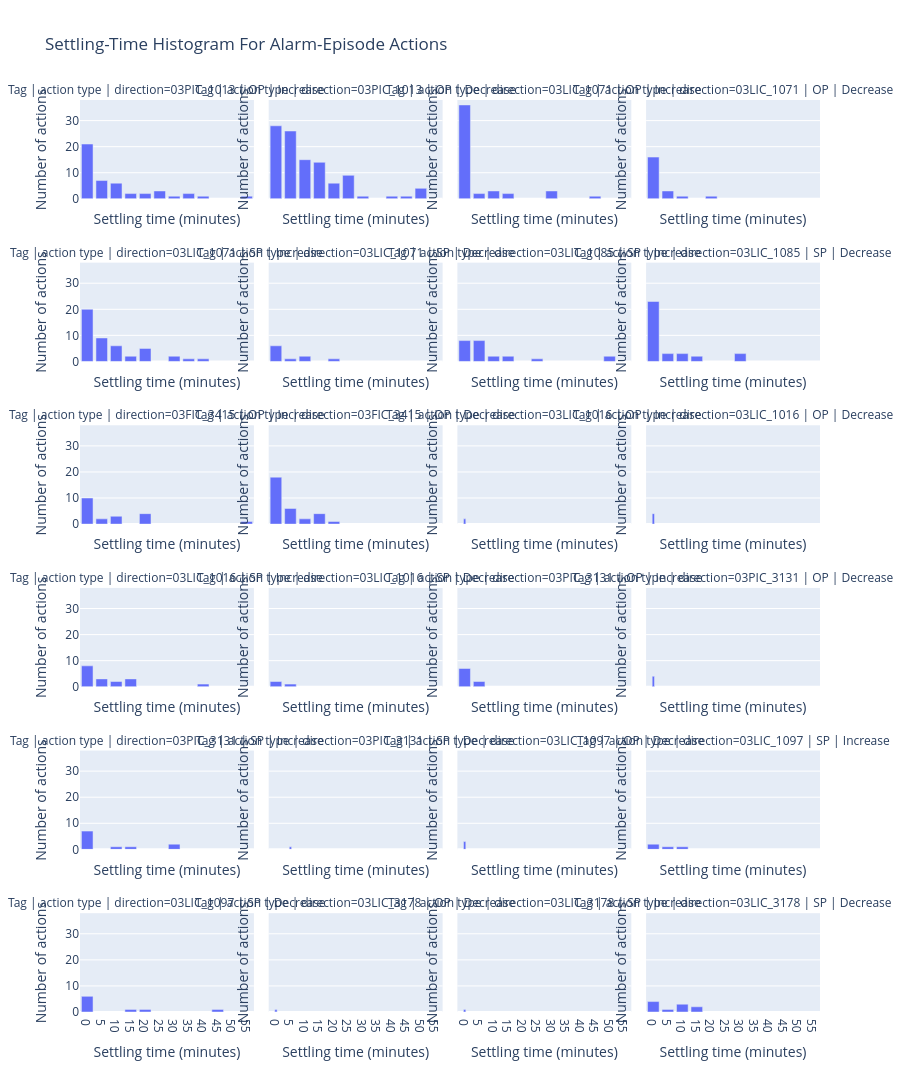

The notebook cell saved with this chart:
### Code cell
# ── Visual 1: Settling-time histogram with action-magnitude stats ────────
hist_df = response_df.dropna(subset=['settling_time_mins', 'abs_op_delta']).copy()
tag_counts = hist_df['source_tag'].value_counts()
hist_tags = tag_counts[tag_counts >= 10].index.tolist()
hist_df = hist_df[hist_df['source_tag'].isin(hist_tags)].copy()

BIN_WIDTH = 5
max_settling = hist_df['settling_time_mins'].max()
bin_edges = np.arange(0, np.ceil(max_settling / BIN_WIDTH) * BIN_WIDTH + BIN_WIDTH, BIN_WIDTH)
hist_df['settling_bin'] = pd.cut(
    hist_df['settling_time_mins'],
    bins=bin_edges,
    right=False,
    include_lowest=True,
)
hist_df = hist_df.dropna(subset=['settling_bin']).copy()
hist_df['bin_start'] = hist_df['settling_bin'].map(lambda interval: float(interval.left)).astype(float)
hist_df['bin_end'] = hist_df['bin_start'] + BIN_WIDTH
hist_df['bin_label'] = hist_df.apply(
    lambda row: f"{int(row['bin_start'])}-{int(row['bin_end'])} min", axis=1
)

hist_summary = hist_df.groupby([
    'source_tag', 'change_type', 'action_direction', 'bin_start', 'bin_end', 'bin_label'
]).agg(
    n_actions=('event_time', 'count'),
    median_settling_time=('settling_time_mins', 'median'),
    min_action_change=('abs_op_delta', 'min'),
    median_action_change=('abs_op_delta', 'median'),
    mean_action_change=('abs_op_delta', 'mean'),
    max_action_change=('abs_op_delta', 'max'),
).reset_index()

hist_summary['panel'] = (
    hist_summary['source_tag']
    + ' | '
    + hist_summary['change_type']
    + ' | '
    + hist_summary['action_direction'].str.title()
)
panel_order = []
for tag in hist_tags:
    for change_type in ['OP', 'SP']:
        for direction in ['increase', 'decrease']:
            panel_name = f'{tag} | {change_type} | {direction.title()}'
            if panel_name in hist_summary['panel'].values:
                panel_order.append(panel_name)

fig = px.bar(
    hist_summary,
    x='bin_start',
    y='n_actions',
    facet_col='panel',
    facet_col_wrap=4,
    category_orders={'panel': panel_order},
    custom_data=[
        'source_tag', 'change_type', 'action_direction', 'bin_label', 'n_actions',
        'min_action_change', 'median_action_change', 'mean_action_change', 'max_action_change',
        'median_settling_time'
    ],
    title='Settling-Time Histogram For Alarm-Episode Actions',
    labels={
        'bin_start': 'Settling-time bin start (minutes)',
        'n_actions': 'Number of actions',
        'panel': 'Tag | action type | direction'
    }
)

fig.update_traces(
    hovertemplate=(
        'Tag: %{customdata[0]}<br>'
        'Action type: %{customdata[1]}<br>'
        'Direction: %{customdata[2]}<br>'
        'Settling-time bin: %{customdata[3]}<br>'
        'Actions in bin: %{customdata[4]}<br>'
        'Median settling time: %{customdata[9]:.1f} min<br>'
        'Min |change|: %{customdata[5]:.2f}<br>'
        'Median |change|: %{customdata[6]:.2f}<br>'
        'Mean |change|: %{customdata[7]:.2f}<br>'
        'Max |change|: %{customdata[8]:.2f}<extra></extra>'
    )
)

fig.update_xaxes(
    tickmode='linear',
    dtick=BIN_WIDTH,
    title_text='Settling time (minutes)'
)
fig.update_yaxes(title_text='Number of actions')
fig.update_layout(height=max(600, 260 * int(np.ceil(max(len(panel_order), 1) / 4))))
fig.show()

### Figure 1 — Plotly figure (JSON) as saved in the notebook; plotly's stock layout.template omitted (floating-point values rounded to 4 significant figures)
{"data": [{"customdata": [["03PIC_1013", "OP", "increase", "0-5 min", 21, 0.1, 1, 1.04, 2, 3], ["03PIC_1013", "OP", "increase", "5-10 min", 7, 0.1, 1, 1.157, 2, 8], ["03PIC_1013", "OP", "increase", "10-15 min", 6, 0.1, 2, 1.367, 2, 11], ["03PIC_1013", "OP", "increase", "15-20 min", 2, 0.1, 0.1, 0.1, 0.1, 16], ["03PIC_1013", "OP", "increase", "20-25 min", 2, 1, 1, 1, 1, 20], ["03PIC_1013", "OP", "increase", "25-30 min", 3, 1, 2, 1.667, 2, 27], ["03PIC_1013", "OP", "increase", "30-35 min", 1, 1, 1, 1, 1, 34], ["03PIC_1013", "OP", "increase", "35-40 min", 2, 2, 2, 2, 2, 36.5], ["03PIC_1013", "OP", "increase", "40-45 min", 1, 2, 2, 2, 2, 40], ["03PIC_1013", "OP", "increase", "55-60 min", 1, 1, 1, 1, 1, 56]], "hovertemplate": "Tag: %{customdata[0]}<br>Action type: %{customdata[1]}<br>Direction: %{customdata[2]}<br>Settling-time bin: %{customdata[3]}<br>Actions in bin: %{customdata[4]}<br>Median settling time: %{customdata[9]:.1f} min<br>Min |change|: %{customdata[5]:.2f}<br>Median |change|: %{customdata[6]:.2f}<br>Mean |change|: %{customdata[7]:.2f}<br>Max |change|: %{customdata[8]:.2f}<extra></extra>", "legendgroup": "", "marker": {"color": "#636efa", "pattern": {"shape": ""}}, "name": "", "orientation": "v", "showlegend": false, "textposition": "auto", "type": "bar", "x": [0.0, 5.0, 10.0, 15.0, 20.0, 25.0, 30.0, 35.0, 40.0, 55.0], "xaxis": "x21", "y": [21, 7, 6, 2, 2, 3, 1, 2, 1, 1], "yaxis": "y21"}, {"customdata": [["03PIC_1013", "OP", "decrease", "0-5 min", 28, 0.1, 2, 1.475, 2, 3], ["03PIC_1013", "OP", "decrease", "5-10 min", 26, 0.1, 2, 1.458, 2, 7], ["03PIC_1013", "OP", "decrease", "10-15 min", 15, 1, 1.829, 1.678, 2, 13], ["03PIC_1013", "OP", "decrease", "15-20 min", 14, 0.1, 2, 1.557, 2, 17], ["03PIC_1013", "OP", "decrease", "20-25 min", 6, 0.1, 2, 1.683, 2, 21], ["03PIC_1013", "OP", "decrease", "25-30 min", 9, 0.9714, 1, 1.33, 2, 27], ["03PIC_1013", "OP", "decrease", "30-35 min", 1, 2, 2, 2, 2, 32], ["03PIC_1013", "OP", "decrease", "40-45 min", 1, 1, 1, 1, 1, 42], ["03PIC_1013", "OP", "decrease", "45-50 min", 1, 0.1, 0.1, 0.1, 0.1, 46], ["03PIC_1013", "OP", "decrease", "50-55 min", 4, 1, 1.581, 1.551, 2.041, 52.5]], "hovertemplate": "Tag: %{customdata[0]}<br>Action type: %{customdata[1]}<br>Direction: %{customdata[2]}<br>Settling-time bin: %{customdata[3]}<br>Actions in bin: %{customdata[4]}<br>Median settling time: %{customdata[9]:.1f} min<br>Min |change|: %{customdata[5]:.2f}<br>Median |change|: %{customdata[6]:.2f}<br>Mean |change|: %{customdata[7]:.2f}<br>Max |change|: %{customdata[8]:.2f}<extra></extra>", "legendgroup": "", "marker": {"color": "#636efa", "pattern": {"shape": ""}}, "name": "", "orientation": "v", "showlegend": false, "textposition": "auto", "type": "bar", "x": [0.0, 5.0, 10.0, 15.0, 20.0, 25.0, 30.0, 40.0, 45.0, 50.0], "xaxis": "x22", "y": [28, 26, 15, 14, 6, 9, 1, 1, 1, 4], "yaxis": "y22"}, {"customdata": [["03LIC_1071", "OP", "increase", "0-5 min", 36, 0.1, 2, 2.225, 8, 3], ["03LIC_1071", "OP", "increase", "5-10 min", 2, 2, 2, 2, 2, 8], ["03LIC_1071", "OP", "increase", "10-15 min", 3, 2, 2, 2, 2, 14], ["03LIC_1071", "OP", "increase", "15-20 min", 2, 2, 3.5, 3.5, 5, 18], ["03LIC_1071", "OP", "increase", "30-35 min", 3, 1, 1, 1, 1, 32], ["03LIC_1071", "OP", "increase", "45-50 min", 1, 2, 2, 2, 2, 47]], "hovertemplate": "Tag: %{customdata[0]}<br>Action type: %{customdata[1]}<br>Direction: %{customdata[2]}<br>Settling-time bin: %{customdata[3]}<br>Actions in bin: %{customdata[4]}<br>Median settling time: %{customdata[9]:.1f} min<br>Min |change|: %{customdata[5]:.2f}<br>Median |change|: %{customdata[6]:.2f}<br>Mean |change|: %{customdata[7]:.2f}<br>Max |change|: %{customdata[8]:.2f}<extra></extra>", "legendgroup": "", "marker": {"color": "#636efa", "pattern": {"shape": ""}}, "name": "", "orientation": "v", "showlegend": false, "textposition": "auto", "type": "bar", "x": [0.0, 5.0, 10.0, 15.0, 30.0, 45.0], "xaxis": "x23", "y": [36, 2, 3, 2, 3, 1], "yaxis": "y23"}, {"customdata": [["03LIC_1071", "OP", "decrease", "0-5 min", 16, 0.1, 2, 1.513, 3, 3], ["03LIC_1071", "OP", "decrease", "5-10 min", 3, 1, 1, 1, 1, 9], ["03LIC_1071", "OP", "decrease", "10-15 min", 1, 7, 7, 7, 7, 14], ["03LIC_1071", "OP", "decrease", "20-25 min", 1, 1, 1, 1, 1, 22]], "hovertemplate": "Tag: %{customdata[0]}<br>Action type: %{customdata[1]}<br>Direction: %{customdata[2]}<br>Settling-time bin: %{customdata[3]}<br>Actions in bin: %{customdata[4]}<br>Median settling time: %{customdata[9]:.1f} min<br>Min |change|: %{customdata[5]:.2f}<br>Median |change|: %{customdata[6]:.2f}<br>Mean |change|: %{customdata[7]:.2f}<br>Max |change|: %{customdata[8]:.2f}<extra></extra>", "legendgroup": "", "marker": {"color": "#636efa", "pattern": {"shape": ""}}, "name": "", "orientation": "v", "showlegend": false, "textposition": "auto", "type": "bar", "x": [0.0, 5.0, 10.0, 20.0], "xaxis": "x24", "y": [16, 3, 1, 1], "yaxis": "y24"}, {"customdata": [["03LIC_1071", "SP", "increase", "0-5 min", 20, 0.2, 2, 1.718, 3, 3], ["03LIC_1071", "SP", "increase", "5-10 min", 9, 0.5, 1.195, 1.767, 4, 8], ["03LIC_1071", "SP", "increase", "10-15 min", 6, 0.5, 1, 1.25, 2, 12], ["03LIC_1071", "SP", "increase", "15-20 min", 2, 2, 2, 2, 2, 18], ["03LIC_1071", "SP", "increase", "20-25 min", 5, 2, 2, 2.6, 5, 22], ["03LIC_1071", "SP", "increase", "30-35 min", 2, 2, 2, 2, 2, 32.5], ["03LIC_1071", "SP", "increase", "35-40 min", 1, 1, 1, 1, 1, 36], ["03LIC_1071", "SP", "increase", "40-45 min", 1, 0.5, 0.5, 0.5, 0.5, 44]], "hovertemplate": "Tag: %{customdata[0]}<br>Action type: %{customdata[1]}<br>Direction: %{customdata[2]}<br>Settling-time bin: %{customdata[3]}<br>Actions in bin: %{customdata[4]}<br>Median settling time: %{customdata[9]:.1f} min<br>Min |change|: %{customdata[5]:.2f}<br>Median |change|: %{customdata[6]:.2f}<br>Mean |change|: %{customdata[7]:.2f}<br>Max |change|: %{customdata[8]:.2f}<extra></extra>", "legendgroup": "", "marker": {"color": "#636efa", "pattern": {"shape": ""}}, "name": "", "orientation": "v", "showlegend": false, "textposition": "auto", "type": "bar", "x": [0.0, 5.0, 10.0, 15.0, 20.0, 30.0, 35.0, 40.0], "xaxis": "x17", "y": [20, 9, 6, 2, 5, 2, 1, 1], "yaxis": "y17"}, {"customdata": [["03LIC_1071", "SP", "decrease", "0-5 min", 6, 0.5, 1.75, 1.782, 3, 3], ["03LIC_1071", "SP", "decrease", "5-10 min", 1, 0.8733, 0.8733, 0.8733, 0.8733, 7], ["03LIC_1071", "SP", "decrease", "10-15 min", 2, 2, 18.14, 18.14, 34.27, 12], ["03LIC_1071", "SP", "decrease", "20-25 min", 1, 1, 1, 1, 1, 20]], "hovertemplate": "Tag: %{customdata[0]}<br>Action type: %{customdata[1]}<br>Direction: %{customdata[2]}<br>Settling-time bin: %{customdata[3]}<br>Actions in bin: %{customdata[4]}<br>Median settling time: %{customdata[9]:.1f} min<br>Min |change|: %{customdata[5]:.2f}<br>Median |change|: %{customdata[6]:.2f}<br>Mean |change|: %{customdata[7]:.2f}<br>Max |change|: %{customdata[8]:.2f}<extra></extra>", "legendgroup": "", "marker": {"color": "#636efa", "pattern": {"shape": ""}}, "name": "", "orientation": "v", "showlegend": false, "textposition": "auto", "type": "bar", "x": [0.0, 5.0, 10.0, 20.0], "xaxis": "x18", "y": [6, 1, 2, 1], "yaxis": "y18"}, {"customdata": [["03LIC_1085", "SP", "increase", "0-5 min", 8, 0.1, 1, 0.7875, 1, 3], ["03LIC_1085", "SP", "increase", "5-10 min", 8, 0.5, 1.05, 1.088, 2, 9], ["03LIC_1085", "SP", "increase", "10-15 min", 2, 1, 1, 1, 1, 12], ["03LIC_1085", "SP", "increase", "15-20 min", 2, 0.2, 0.2, 0.2, 0.2, 17], ["03LIC_1085", "SP", "increase", "25-30 min", 1, 2, 2, 2, 2, 27], ["03LIC_1085", "SP", "increase", "50-55 min", 2, 1, 1, 1, 1, 51]], "hovertemplate": "Tag: %{customdata[0]}<br>Action type: %{customdata[1]}<br>Direction: %{customdata[2]}<br>Settling-time bin: %{customdata[3]}<br>Actions in bin: %{customdata[4]}<br>Median settling time: %{customdata[9]:.1f} min<br>Min |change|: %{customdata[5]:.2f}<br>Median |change|: %{customdata[6]:.2f}<br>Mean |change|: %{customdata[7]:.2f}<br>Max |change|: %{customdata[8]:.2f}<extra></extra>", "legendgroup": "", "marker": {"color": "#636efa", "pattern": {"shape": ""}}, "name": "", "orientation": "v", "showlegend": false, "textposition": "auto", "type": "bar", "x": [0.0, 5.0, 10.0, 15.0, 25.0, 50.0], "xaxis": "x19", "y": [8, 8, 2, 2, 1, 2], "yaxis": "y19"}, {"customdata": [["03LIC_1085", "SP", "decrease", "0-5 min", 23, 0.1, 0.5, 0.8739, 2, 3], ["03LIC_1085", "SP", "decrease", "5-10 min", 3, 0.5, 0.5, 0.5, 0.5, 6], ["03LIC_1085", "SP", "decrease", "10-15 min", 3, 1, 2, 1.667, 2, 11], ["03LIC_1085", "SP", "decrease", "15-20 min", 2, 1, 1, 1, 1, 16.5], ["03LIC_1085", "SP", "decrease", "30-35 min", 3, 1, 2, 1.667, 2, 31]], "hovertemplate": "Tag: %{customdata[0]}<br>Action type: %{customdata[1]}<br>Direction: %{customdata[2]}<br>Settling-time bin: %{customdata[3]}<br>Actions in bin: %{customdata[4]}<br>Median settling time: %{customdata[9]:.1f} min<br>Min |change|: %{customdata[5]:.2f}<br>Median |change|: %{customdata[6]:.2f}<br>Mean |change|: %{customdata[7]:.2f}<br>Max |change|: %{customdata[8]:.2f}<extra></extra>", "legendgroup": "", "marker": {"color": "#636efa", "pattern": {"shape": ""}}, "name": "", "orientation": "v", "showlegend": false, "textposition": "auto", "type": "bar", "x": [0.0, 5.0, 10.0, 15.0, 30.0], "xaxis": "x20", "y": [23, 3, 3, 2, 3], "yaxis": "y20"}, {"customdata": [["03FIC_3415", "OP", "increase", "0-5 min", 10, 2, 5, 4.8, 10, 3], ["03FIC_3415", "OP", "increase", "5-10 min", 2, 5, 10, 10, 15, 6], ["03FIC_3415", "OP", "increase", "10-15 min", 3, 2, 10, 7.333, 10, 14], ["03FIC_3415", "OP", "increase", "20-25 min", 4, 2, 3.5, 4.75, 10, 21.5], ["03FIC_3415", "OP", "increase", "55-60 min", 1, 2, 2, 2, 2, 56]], "hovertemplate": "Tag: %{customdata[0]}<br>Action type: %{customdata[1]}<br>Direction: %{customdata[2]}<br>Settling-time bin: %{customdata[3]}<br>Actions in bin: %{customdata[4]}<br>Median settling time: %{customdata[9]:.1f} min<br>Min |change|: %{customdata[5]:.2f}<br>Median |change|: %{customdata[6]:.2f}<br>Mean |change|: %{customdata[7]:.2f}<br>Max |change|: %{customdata[8]:.2f}<extra></extra>", "legendgroup": "", "marker": {"color": "#636efa", "pattern": {"shape": ""}}, "name": "", "orientation": "v", "showlegend": false, "textposition": "auto", "type": "bar", "x": [0.0, 5.0, 10.0, 20.0, 55.0], "xaxis": "x13", "y": [10, 2, 3, 4, 1], "yaxis": "y13"}, {"customdata": [["03FIC_3415", "OP", "decrease", "0-5 min", 18, 1.1, 4, 6.006, 25, 3], ["03FIC_3415", "OP", "decrease", "5-10 min", 6, 2, 6.5, 6.667, 10, 7.5], ["03FIC_3415", "OP", "decrease", "10-15 min", 2, 2, 4, 4, 6, 11.5], ["03FIC_3415", "OP", "decrease", "15-20 min", 4, 2, 9, 8.75, 15, 16], ["03FIC_3415", "OP", "decrease", "20-25 min", 1, 2, 2, 2, 2, 22]], "hovertemplate": "Tag: %{customdata[0]}<br>Action type: %{customdata[1]}<br>Direction: %{customdata[2]}<br>Settling-time bin: %{customdata[3]}<br>Actions in bin: %{customdata[4]}<br>Median settling time: %{customdata[9]:.1f} min<br>Min |change|: %{customdata[5]:.2f}<br>Median |change|: %{customdata[6]:.2f}<br>Mean |change|: %{customdata[7]:.2f}<br>Max |change|: %{customdata[8]:.2f}<extra></extra>", "legendgroup": "", "marker": {"color": "#636efa", "pattern": {"shape": ""}}, "name": "", "orientation": "v", "showlegend": false, "textposition": "auto", "type": "bar", "x": [0.0, 5.0, 10.0, 15.0, 20.0], "xaxis": "x14", "y": [18, 6, 2, 4, 1], "yaxis": "y14"}, {"customdata": [["03LIC_1016", "OP", "increase", "0-5 min", 2, 2, 2, 2, 2, 3]], "hovertemplate": "Tag: %{customdata[0]}<br>Action type: %{customdata[1]}<br>Direction: %{customdata[2]}<br>Settling-time bin: %{customdata[3]}<br>Actions in bin: %{customdata[4]}<br>Median settling time: %{customdata[9]:.1f} min<br>Min |change|: %{customdata[5]:.2f}<br>Median |change|: %{customdata[6]:.2f}<br>Mean |change|: %{customdata[7]:.2f}<br>Max |change|: %{customdata[8]:.2f}<extra></extra>", "legendgroup": "", "marker": {"color": "#636efa", "pattern": {"shape": ""}}, "name": "", "orientation": "v", "showlegend": false, "textposition": "auto", "type": "bar", "x": [0.0], "xaxis": "x15", "y": [2], "yaxis": "y15"}, {"customdata": [["03LIC_1016", "OP", "decrease", "0-5 min", 4, 0.5637, 2, 4.641, 14, 3]], "hovertemplate": "Tag: %{customdata[0]}<br>Action type: %{customdata[1]}<br>Direction: %{customdata[2]}<br>Settling-time bin: %{customdata[3]}<br>Actions in bin: %{customdata[4]}<br>Median settling time: %{customdata[9]:.1f} min<br>Min |change|: %{customdata[5]:.2f}<br>Median |change|: %{customdata[6]:.2f}<br>Mean |change|: %{customdata[7]:.2f}<br>Max |change|: %{customdata[8]:.2f}<extra></extra>", "legendgroup": "", "marker": {"color": "#636efa", "pattern": {"shape": ""}}, "name": "", "orientation": "v", "showlegend": false, "textposition": "auto", "type": "bar", "x": [0.0], "xaxis": "x16", "y": [4], "yaxis": "y16"}, {"customdata": [["03LIC_1016", "SP", "increase", "0-5 min", 8, 0.3426, 1.25, 1.293, 2, 3], ["03LIC_1016", "SP", "increase", "5-10 min", 3, 2, 2, 2, 2, 9], ["03LIC_1016", "SP", "increase", "10-15 min", 2, 2, 2, 2, 2, 11.5], ["03LIC_1016", "SP", "increase", "15-20 min", 3, 1, 1, 1.333, 2, 18], ["03LIC_1016", "SP", "increase", "40-45 min", 1, 1, 1, 1, 1, 43]], "hovertemplate": "Tag: %{customdata[0]}<br>Action type: %{customdata[1]}<br>Direction: %{customdata[2]}<br>Settling-time bin: %{customdata[3]}<br>Actions in bin: %{customdata[4]}<br>Median settling time: %{customdata[9]:.1f} min<br>Min |change|: %{customdata[5]:.2f}<br>Median |change|: %{customdata[6]:.2f}<br>Mean |change|: %{customdata[7]:.2f}<br>Max |change|: %{customdata[8]:.2f}<extra></extra>", "legendgroup": "", "marker": {"color": "#636efa", "pattern": {"shape": ""}}, "name": "", "orientation": "v", "showlegend": false, "textposition": "auto", "type": "bar", "x": [0.0, 5.0, 10.0, 15.0, 40.0], "xaxis": "x9", "y": [8, 3, 2, 3, 1], "yaxis": "y9"}, {"customdata": [["03LIC_1016", "SP", "decrease", "0-5 min", 2, 1, 1, 1, 1, 3], ["03LIC_1016", "SP", "decrease", "5-10 min", 1, 2, 2, 2, 2, 7]], "hovertemplate": "Tag: %{customdata[0]}<br>Action type: %{customdata[1]}<br>Direction: %{customdata[2]}<br>Settling-time bin: %{customdata[3]}<br>Actions in bin: %{customdata[4]}<br>Median settling time: %{customdata[9]:.1f} min<br>Min |change|: %{customdata[5]:.2f}<br>Median |change|: %{customdata[6]:.2f}<br>Mean |change|: %{customdata[7]:.2f}<br>Max |change|: %{customdata[8]:.2f}<extra></extra>", "legendgroup": "", "marker": {"color": "#636efa", "pattern": {"shape": ""}}, "name": "", "orientation": "v", "showlegend": false, "textposition": "auto", "type": "bar", "x": [0.0, 5.0], "xaxis": "x10", "y": [2, 1], "yaxis": "y10"}, {"customdata": [["03PIC_3131", "OP", "increase", "0-5 min", 7, 2, 2, 7.429, 36, 3], ["03PIC_3131", "OP", "increase", "5-10 min", 2, 2, 2, 2, 2, 7]], "hovertemplate": "Tag: %{customdata[0]}<br>Action type: %{customdata[1]}<br>Direction: %{customdata[2]}<br>Settling-time bin: %{customdata[3]}<br>Actions in bin: %{customdata[4]}<br>Median settling time: %{customdata[9]:.1f} min<br>Min |change|: %{customdata[5]:.2f}<br>Median |change|: %{customdata[6]:.2f}<br>Mean |change|: %{customdata[7]:.2f}<br>Max |change|: %{customdata[8]:.2f}<extra></extra>", "legendgroup": "", "marker": {"color": "#636efa", "pattern": {"shape": ""}}, "name": "", "orientation": "v", "showlegend": false, "textposition": "auto", "type": "bar", "x": [0.0, 5.0], "xaxis": "x11", "y": [7, 2], "yaxis": "y11"}, {"customdata": [["03PIC_3131", "OP", "decrease", "0-5 min", 4, 2, 2, 2.5, 4, 3]], "hovertemplate": "Tag: %{customdata[0]}<br>Action type: %{customdata[1]}<br>Direction: %{customdata[2]}<br>Settling-time bin: %{customdata[3]}<br>Actions in bin: %{customdata[4]}<br>Median settling time: %{customdata[9]:.1f} min<br>Min |change|: %{customdata[5]:.2f}<br>Median |change|: %{customdata[6]:.2f}<br>Mean |change|: %{customdata[7]:.2f}<br>Max |change|: %{customdata[8]:.2f}<extra></extra>", "legendgroup": "", "marker": {"color": "#636efa", "pattern": {"shape": ""}}, "name": "", "orientation": "v", "showlegend": false, "textposition": "auto", "type": "bar", "x": [0.0], "xaxis": "x12", "y": [4], "yaxis": "y12"}, {"customdata": [["03PIC_3131", "SP", "increase", "0-5 min", 7, 0.01, 0.5, 0.4573, 1.661, 3], ["03PIC_3131", "SP", "increase", "10-15 min", 1, 0.7626, 0.7626, 0.7626, 0.7626, 11], ["03PIC_3131", "SP", "increase", "15-20 min", 1, 0.1, 0.1, 0.1, 0.1, 15], ["03PIC_3131", "SP", "increase", "30-35 min", 2, 0.1, 0.3, 0.3, 0.5, 32]], "hovertemplate": "Tag: %{customdata[0]}<br>Action type: %{customdata[1]}<br>Direction: %{customdata[2]}<br>Settling-time bin: %{customdata[3]}<br>Actions in bin: %{customdata[4]}<br>Median settling time: %{customdata[9]:.1f} min<br>Min |change|: %{customdata[5]:.2f}<br>Median |change|: %{customdata[6]:.2f}<br>Mean |change|: %{customdata[7]:.2f}<br>Max |change|: %{customdata[8]:.2f}<extra></extra>", "legendgroup": "", "marker": {"color": "#636efa", "pattern": {"shape": ""}}, "name": "", "orientation": "v", "showlegend": false, "textposition": "auto", "type": "bar", "x": [0.0, 10.0, 15.0, 30.0], "xaxis": "x5", "y": [7, 1, 1, 2], "yaxis": "y5"}, {"customdata": [["03PIC_3131", "SP", "decrease", "5-10 min", 1, 0.2, 0.2, 0.2, 0.2, 8]], "hovertemplate": "Tag: %{customdata[0]}<br>Action type: %{customdata[1]}<br>Direction: %{customdata[2]}<br>Settling-time bin: %{customdata[3]}<br>Actions in bin: %{customdata[4]}<br>Median settling time: %{customdata[9]:.1f} min<br>Min |change|: %{customdata[5]:.2f}<br>Median |change|: %{customdata[6]:.2f}<br>Mean |change|: %{customdata[7]:.2f}<br>Max |change|: %{customdata[8]:.2f}<extra></extra>", "legendgroup": "", "marker": {"color": "#636efa", "pattern": {"shape": ""}}, "name": "", "orientation": "v", "showlegend": false, "textposition": "auto", "type": "bar", "x": [5.0], "xaxis": "x6", "y": [1], "yaxis": "y6"}, {"customdata": [["03LIC_1097", "OP", "decrease", "0-5 min", 3, 29.09, 40, 36.36, 40, 3]], "hovertemplate": "Tag: %{customdata[0]}<br>Action type: %{customdata[1]}<br>Direction: %{customdata[2]}<br>Settling-time bin: %{customdata[3]}<br>Actions in bin: %{customdata[4]}<br>Median settling time: %{customdata[9]:.1f} min<br>Min |change|: %{customdata[5]:.2f}<br>Median |change|: %{customdata[6]:.2f}<br>Mean |change|: %{customdata[7]:.2f}<br>Max |change|: %{customdata[8]:.2f}<extra></extra>", "legendgroup": "", "marker": {"color": "#636efa", "pattern": {"shape": ""}}, "name": "", "orientation": "v", "showlegend": false, "textposition": "auto", "type": "bar", "x": [0.0], "xaxis": "x7", "y": [3], "yaxis": "y7"}, {"customdata": [["03LIC_1097", "SP", "increase", "0-5 min", 2, 1, 1.5, 1.5, 2, 3], ["03LIC_1097", "SP", "increase", "5-10 min", 1, 2, 2, 2, 2, 7], ["03LIC_1097", "SP", "increase", "10-15 min", 1, 0.2, 0.2, 0.2, 0.2, 11]], "hovertemplate": "Tag: %{customdata[0]}<br>Action type: %{customdata[1]}<br>Direction: %{customdata[2]}<br>Settling-time bin: %{customdata[3]}<br>Actions in bin: %{customdata[4]}<br>Median settling time: %{customdata[9]:.1f} min<br>Min |change|: %{customdata[5]:.2f}<br>Median |change|: %{customdata[6]:.2f}<br>Mean |change|: %{customdata[7]:.2f}<br>Max |change|: %{customdata[8]:.2f}<extra></extra>", "legendgroup": "", "marker": {"color": "#636efa", "pattern": {"shape": ""}}, "name": "", "orientation": "v", "showlegend": false, "textposition": "auto", "type": "bar", "x": [0.0, 5.0, 10.0], "xaxis": "x8", "y": [2, 1, 1], "yaxis": "y8"}, {"customdata": [["03LIC_1097", "SP", "decrease", "0-5 min", 6, 0.8526, 2, 1.801, 2, 3], ["03LIC_1097", "SP", "decrease", "15-20 min", 1, 1, 1, 1, 1, 19], ["03LIC_1097", "SP", "decrease", "20-25 min", 1, 0.5, 0.5, 0.5, 0.5, 22], ["03LIC_1097", "SP", "decrease", "45-50 min", 1, 1, 1, 1, 1, 45]], "hovertemplate": "Tag: %{customdata[0]}<br>Action type: %{customdata[1]}<br>Direction: %{customdata[2]}<br>Settling-time bin: %{customdata[3]}<br>Actions in bin: %{customdata[4]}<br>Median settling time: %{customdata[9]:.1f} min<br>Min |change|: %{customdata[5]:.2f}<br>Median |change|: %{customdata[6]:.2f}<br>Mean |change|: %{customdata[7]:.2f}<br>Max |change|: %{customdata[8]:.2f}<extra></extra>", "legendgroup": "", "marker": {"color": "#636efa", "pattern": {"shape": ""}}, "name": "", "orientation": "v", "showlegend": false, "textposition": "auto", "type": "bar", "x": [0.0, 15.0, 20.0, 45.0], "xaxis": "x", "y": [6, 1, 1, 1], "yaxis": "y"}, {"customdata": [["03LIC_3178", "OP", "decrease", "0-5 min", 1, 8, 8, 8, 8, 3]], "hovertemplate": "Tag: %{customdata[0]}<br>Action type: %{customdata[1]}<br>Direction: %{customdata[2]}<br>Settling-time bin: %{customdata[3]}<br>Actions in bin: %{customdata[4]}<br>Median settling time: %{customdata[9]:.1f} min<br>Min |change|: %{customdata[5]:.2f}<br>Median |change|: %{customdata[6]:.2f}<br>Mean |change|: %{customdata[7]:.2f}<br>Max |change|: %{customdata[8]:.2f}<extra></extra>", "legendgroup": "", "marker": {"color": "#636efa", "pattern": {"shape": ""}}, "name": "", "orientation": "v", "showlegend": false, "textposition": "auto", "type": "bar", "x": [0.0], "xaxis": "x2", "y": [1], "yaxis": "y2"}, {"customdata": [["03LIC_3178", "SP", "increase", "0-5 min", 1, 2, 2, 2, 2, 3]], "hovertemplate": "Tag: %{customdata[0]}<br>Action type: %{customdata[1]}<br>Direction: %{customdata[2]}<br>Settling-time bin: %{customdata[3]}<br>Actions in bin: %{customdata[4]}<br>Median settling time: %{customdata[9]:.1f} min<br>Min |change|: %{customdata[5]:.2f}<br>Median |change|: %{customdata[6]:.2f}<br>Mean |change|: %{customdata[7]:.2f}<br>Max |change|: %{customdata[8]:.2f}<extra></extra>", "legendgroup": "", "marker": {"color": "#636efa", "pattern": {"shape": ""}}, "name": "", "orientation": "v", "showlegend": false, "textposition": "auto", "type": "bar", "x": [0.0], "xaxis": "x3", "y": [1], "yaxis": "y3"}, {"customdata": [["03LIC_3178", "SP", "decrease", "0-5 min", 4, 2.624, 2.812, 2.99, 3.709, 3], ["03LIC_3178", "SP", "decrease", "5-10 min", 1, 1.1, 1.1, 1.1, 1.1, 6], ["03LIC_3178", "SP", "decrease", "10-15 min", 3, 0.1, 3, 2.033, 3, 12], ["03LIC_3178", "SP", "decrease", "15-20 min", 2, 0.3195, 0.6597, 0.6597, 1, 17.5]], "hovertemplate": "Tag: %{customdata[0]}<br>Action type: %{customdata[1]}<br>Direction: %{customdata[2]}<br>Settling-time bin: %{customdata[3]}<br>Actions in bin: %{customdata[4]}<br>Median settling time: %{customdata[9]:.1f} min<br>Min |change|: %{customdata[5]:.2f}<br>Median |change|: %{customdata[6]:.2f}<br>Mean |change|: %{customdata[7]:.2f}<br>Max |change|: %{customdata[8]:.2f}<extra></extra>", "legendgroup": "", "marker": {"color": "#636efa", "pattern": {"shape": ""}}, "name": "", "orientation": "v", "showlegend": false, "textposition": "auto", "type": "bar", "x": [0.0, 5.0, 10.0, 15.0], "xaxis": "x4", "y": [4, 1, 3, 2], "yaxis": "y4"}], "layout": {"annotations": [{"font": {}, "showarrow": false, "text": "Tag | action type | direction=03LIC_1097 | SP | Decrease", "x": 0.1175, "xanchor": "center", "xref": "paper", "y": 0.1083, "yanchor": "bottom", "yref": "paper"}, {"font": {}, "showarrow": false, "text": "Tag | action type | direction=03LIC_3178 | OP | Decrease", "x": 0.3725, "xanchor": "center", "xref": "paper", "y": 0.1083, "yanchor": "bottom", "yref": "paper"}, {"font": {}, "showarrow": false, "text": "Tag | action type | direction=03LIC_3178 | SP | Increase", "x": 0.6275, "xanchor": "center", "xref": "paper", "y": 0.1083, "yanchor": "bottom", "yref": "paper"}, {"font": {}, "showarrow": false, "text": "Tag | action type | direction=03LIC_3178 | SP | Decrease", "x": 0.8825, "xanchor": "center", "xref": "paper", "y": 0.1083, "yanchor": "bottom", "yref": "paper"}, {"font": {}, "showarrow": false, "text": "Tag | action type | direction=03PIC_3131 | SP | Increase", "x": 0.1175, "xanchor": "center", "xref": "paper", "y": 0.2867, "yanchor": "bottom", "yref": "paper"}, {"font": {}, "showarrow": false, "text": "Tag | action type | direction=03PIC_3131 | SP | Decrease", "x": 0.3725, "xanchor": "center", "xref": "paper", "y": 0.2867, "yanchor": "bottom", "yref": "paper"}, {"font": {}, "showarrow": false, "text": "Tag | action type | direction=03LIC_1097 | OP | Decrease", "x": 0.6275, "xanchor": "center", "xref": "paper", "y": 0.2867, "yanchor": "bottom", "yref": "paper"}, {"font": {}, "showarrow": false, "text": "Tag | action type | direction=03LIC_1097 | SP | Increase", "x": 0.8825, "xanchor": "center", "xref": "paper", "y": 0.2867, "yanchor": "bottom", "yref": "paper"}, {"font": {}, "showarrow": false, "text": "Tag | action type | direction=03LIC_1016 | SP | Increase", "x": 0.1175, "xanchor": "center", "xref": "paper", "y": 0.465, "yanchor": "bottom", "yref": "paper"}, {"font": {}, "showarrow": false, "text": "Tag | action type | direction=03LIC_1016 | SP | Decrease", "x": 0.3725, "xanchor": "center", "xref": "paper", "y": 0.465, "yanchor": "bottom", "yref": "paper"}, {"font": {}, "showarrow": false, "text": "Tag | action type | direction=03PIC_3131 | OP | Increase", "x": 0.6275, "xanchor": "center", "xref": "paper", "y": 0.465, "yanchor": "bottom", "yref": "paper"}, {"font": {}, "showarrow": false, "text": "Tag | action type | direction=03PIC_3131 | OP | Decrease", "x": 0.8825, "xanchor": "center", "xref": "paper", "y": 0.465, "yanchor": "bottom", "yref": "paper"}, {"font": {}, "showarrow": false, "text": "Tag | action type | direction=03FIC_3415 | OP | Increase", "x": 0.1175, "xanchor": "center", "xref": "paper", "y": 0.6433, "yanchor": "bottom", "yref": "paper"}, {"font": {}, "showarrow": false, "text": "Tag | action type | direction=03FIC_3415 | OP | Decrease", "x": 0.3725, "xanchor": "center", "xref": "paper", "y": 0.6433, "yanchor": "bottom", "yref": "paper"}, {"font": {}, "showarrow": false, "text": "Tag | action type | direction=03LIC_1016 | OP | Increase", "x": 0.6275, "xanchor": "center", "xref": "paper", "y": 0.6433, "yanchor": "bottom", "yref": "paper"}, {"font": {}, "showarrow": false, "text": "Tag | action type | direction=03LIC_1016 | OP | Decrease", "x": 0.8825, "xanchor": "center", "xref": "paper", "y": 0.6433, "yanchor": "bottom", "yref": "paper"}, {"font": {}, "showarrow": false, "text": "Tag | action type | direction=03LIC_1071 | SP | Increase", "x": 0.1175, "xanchor": "center", "xref": "paper", "y": 0.8217, "yanchor": "bottom", "yref": "paper"}, {"font": {}, "showarrow": false, "text": "Tag | action type | direction=03LIC_1071 | SP | Decrease", "x": 0.3725, "xanchor": "center", "xref": "paper", "y": 0.8217, "yanchor": "bottom", "yref": "paper"}, {"font": {}, "showarrow": false, "text": "Tag | action type | direction=03LIC_1085 | SP | Increase", "x": 0.6275, "xanchor": "center", "xref": "paper", "y": 0.8217, "yanchor": "bottom", "yref": "paper"}, {"font": {}, "showarrow": false, "text": "Tag | action type | direction=03LIC_1085 | SP | Decrease", "x": 0.8825, "xanchor": "center", "xref": "paper", "y": 0.8217, "yanchor": "bottom", "yref": "paper"}, {"font": {}, "showarrow": false, "text": "Tag | action type | direction=03PIC_1013 | OP | Increase", "x": 0.1175, "xanchor": "center", "xref": "paper", "y": 1.0, "yanchor": "bottom", "yref": "paper"}, {"font": {}, "showarrow": false, "text": "Tag | action type | direction=03PIC_1013 | OP | Decrease", "x": 0.3725, "xanchor": "center", "xref": "paper", "y": 1.0, "yanchor": "bottom", "yref": "paper"}, {"font": {}, "showarrow": false, "text": "Tag | action type | direction=03LIC_1071 | OP | Increase", "x": 0.6275, "xanchor": "center", "xref": "paper", "y": 1.0, "yanchor": "bottom", "yref": "paper"}, {"font": {}, "showarrow": false, "text": "Tag | action type | direction=03LIC_1071 | OP | Decrease", "x": 0.8825, "xanchor": "center", "xref": "paper", "y": 1.0, "yanchor": "bottom", "yref": "paper"}], "barmode": "relative", "height": 1560, "legend": {"tracegroupgap": 0}, "title": {"text": "Settling-Time Histogram For Alarm-Episode Actions"}, "xaxis": {"anchor": "y", "domain": [0, 0.235], "dtick": 5, "tickmode": "linear", "title": {"text": "Settling time (minutes)"}}, "xaxis10": {"anchor": "y10", "domain": [0.255, 0.49], "dtick": 5, "matches": "x", "showticklabels": false, "tickmode": "linear", "title": {"text": "Settling time (minutes)"}}, "xaxis11": {"anchor": "y11", "domain": [0.51, 0.745], "dtick": 5, "matches": "x", "showticklabels": false, "tickmode": "linear", "title": {"text": "Settling time (minutes)"}}, "xaxis12": {"anchor": "y12", "domain": [0.765, 1.0], "dtick": 5, "matches": "x", "showticklabels": false, "tickmode": "linear", "title": {"text": "Settling time (minutes)"}}, "xaxis13": {"anchor": "y13", "domain": [0, 0.235], "dtick": 5, "matches": "x", "showticklabels": false, "tickmode": "linear", "title": {"text": "Settling time (minutes)"}}, "xaxis14": {"anchor": "y14", "domain": [0.255, 0.49], "dtick": 5, "matches": "x", "showticklabels": false, "tickmode": "linear", "title": {"text": "Settling time (minutes)"}}, "xaxis15": {"anchor": "y15", "domain": [0.51, 0.745], "dtick": 5, "matches": "x", "showticklabels": false, "tickmode": "linear", "title": {"text": "Settling time (minutes)"}}, "xaxis16": {"anchor": "y16", "domain": [0.765, 1.0], "dtick": 5, "matches": "x", "showticklabels": false, "tickmode": "linear", "title": {"text": "Settling time (minutes)"}}, "xaxis17": {"anchor": "y17", "domain": [0, 0.235], "dtick": 5, "matches": "x", "showticklabels": false, "tickmode": "linear", "title": {"text": "Settling time (minutes)"}}, "xaxis18": {"anchor": "y18", "domain": [0.255, 0.49], "dtick": 5, "matches": "x", "showticklabels": false, "tickmode": "linear", "title": {"text": "Settling time (minutes)"}}, "xaxis19": {"anchor": "y19", "domain": [0.51, 0.745], "dtick": 5, "matches": "x", "showticklabels": false, "tickmode": "linear", "title": {"text": "Settling time (minutes)"}}, "xaxis2": {"anchor": "y2", "domain": [0.255, 0.49], "dtick": 5, "matches": "x", "tickmode": "linear", "title": {"text": "Settling time (minutes)"}}, "xaxis20": {"anchor": "y20", "domain": [0.765, 1.0], "dtick": 5, "matches": "x", "showticklabels": false, "tickmode": "linear", "title": {"text": "Settling time (minutes)"}}, "xaxis21": {"anchor": "y21", "domain": [0, 0.235], "dtick": 5, "matches": "x", "showticklabels": false, "tickmode": "linear", "title": {"text": "Settling time (minutes)"}}, "xaxis22": {"anchor": "y22", "domain": [0.255, 0.49], "dtick": 5, "matches": "x", "showticklabels": false, "tickmode": "linear", "title": {"text": "Settling time (minutes)"}}, "xaxis23": {"anchor": "y23", "domain": [0.51, 0.745], "dtick": 5, "matches": "x", "showticklabels": false, "tickmode": "linear", "title": {"text": "Settling time (minutes)"}}, "xaxis24": {"anchor": "y24", "domain": [0.765, 1.0], "dtick": 5, "matches": "x", "showticklabels": false, "tickmode": "linear", "title": {"text": "Settling time (minutes)"}}, "xaxis3": {"anchor": "y3", "domain": [0.51, 0.745], "dtick": 5, "matches": "x", "tickmode": "linear", "title": {"text": "Settling time (minutes)"}}, "xaxis4": {"anchor": "y4", "domain": [0.765, 1.0], "dtick": 5, "matches": "x", "tickmode": "linear", "title": {"text": "Settling time (minutes)"}}, "xaxis5": {"anchor": "y5", "domain": [0, 0.235], "dtick": 5, "matches": "x", "showticklabels": false, "tickmode": "linear", "title": {"text": "Settling time (minutes)"}}, "xaxis6": {"anchor": "y6", "domain": [0.255, 0.49], "dtick": 5, "matches": "x", "showticklabels": false, "tickmode": "linear", "title": {"text": "Settling time (minutes)"}}, "xaxis7": {"anchor": "y7", "domain": [0.51, 0.745], "dtick": 5, "matches": "x", "showticklabels": false, "tickmode": "linear", "title": {"text": "Settling time (minutes)"}}, "xaxis8": {"anchor": "y8", "domain": [0.765, 1.0], "dtick": 5, "matches": "x", "showticklabels": false, "tickmode": "linear", "title": {"text": "Settling time (minutes)"}}, "xaxis9": {"anchor": "y9", "domain": [0, 0.235], "dtick": 5, "matches": "x", "showticklabels": false, "tickmode": "linear", "title": {"text": "Settling time (minutes)"}}, "yaxis": {"anchor": "x", "domain": [0, 0.1083], "title": {"text": "Number of actions"}}, "yaxis10": {"anchor": "x10", "domain": [0.3567, 0.465], "matches": "y", "showticklabels": false, "title": {"text": "Number of actions"}}, "yaxis11": {"anchor": "x11", "domain": [0.3567, 0.465], "matches": "y", "showticklabels": false, "title": {"text": "Number of actions"}}, "yaxis12": {"anchor": "x12", "domain": [0.3567, 0.465], "matches": "y", "showticklabels": false, "title": {"text": "Number of actions"}}, "yaxis13": {"anchor": "x13", "domain": [0.535, 0.6433], "matches": "y", "title": {"text": "Number of actions"}}, "yaxis14": {"anchor": "x14", "domain": [0.535, 0.6433], "matches": "y", "showticklabels": false, "title": {"text": "Number of actions"}}, "yaxis15": {"anchor": "x15", "domain": [0.535, 0.6433], "matches": "y", "showticklabels": false, "title": {"text": "Number of actions"}}, "yaxis16": {"anchor": "x16", "domain": [0.535, 0.6433], "matches": "y", "showticklabels": false, "title": {"text": "Number of actions"}}, "yaxis17": {"anchor": "x17", "domain": [0.7133, 0.8217], "matches": "y", "title": {"text": "Number of actions"}}, "yaxis18": {"anchor": "x18", "domain": [0.7133, 0.8217], "matches": "y", "showticklabels": false, "title": {"text": "Number of actions"}}, "yaxis19": {"anchor": "x19", "domain": [0.7133, 0.8217], "matches": "y", "showticklabels": false, "title": {"text": "Number of actions"}}, "yaxis2": {"anchor": "x2", "domain": [0, 0.1083], "matches": "y", "showticklabels": false, "title": {"text": "Number of actions"}}, "yaxis20": {"anchor": "x20", "domain": [0.7133, 0.8217], "matches": "y", "showticklabels": false, "title": {"text": "Number of actions"}}, "yaxis21": {"anchor": "x21", "domain": [0.8917, 1.0], "matches": "y", "title": {"text": "Number of actions"}}, "yaxis22": {"anchor": "x22", "domain": [0.8917, 1.0], "matches": "y", "showticklabels": false, "title": {"text": "Number of actions"}}, "yaxis23": {"anchor": "x23", "domain": [0.8917, 1.0], "matches": "y", "showticklabels": false, "title": {"text": "Number of actions"}}, "yaxis24": {"anchor": "x24", "domain": [0.8917, 1.0], "matches": "y", "showticklabels": false, "title": {"text": "Number of actions"}}, "yaxis3": {"anchor": "x3", "domain": [0, 0.1083], "matches": "y", "showticklabels": false, "title": {"text": "Number of actions"}}, "yaxis4": {"anchor": "x4", "domain": [0, 0.1083], "matches": "y", "showticklabels": false, "title": {"text": "Number of actions"}}, "yaxis5": {"anchor": "x5", "domain": [0.1783, 0.2867], "matches": "y", "title": {"text": "Number of actions"}}, "yaxis6": {"anchor": "x6", "domain": [0.1783, 0.2867], "matches": "y", "showticklabels": false, "title": {"text": "Number of actions"}}, "yaxis7": {"anchor": "x7", "domain": [0.1783, 0.2867], "matches": "y", "showticklabels": false, "title": {"text": "Number of actions"}}, "yaxis8": {"anchor": "x8", "domain": [0.1783, 0.2867], "matches": "y", "showticklabels": false, "title": {"text": "Number of actions"}}, "yaxis9": {"anchor": "x9", "domain": [0.3567, 0.465], "matches": "y", "title": {"text": "Number of actions"}}}}
